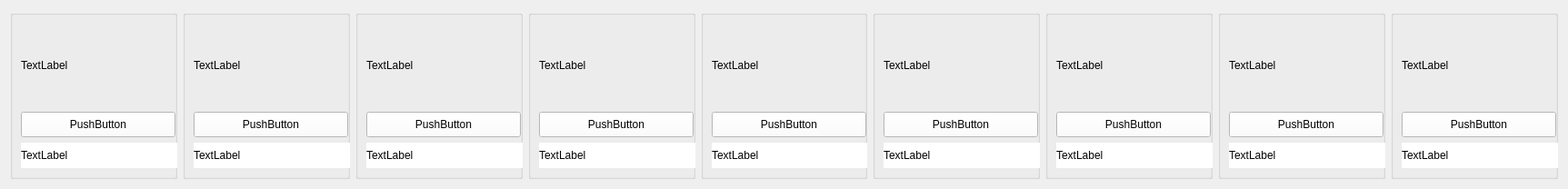
   <widget class="QWidget" name="scrollAreaWidgetContents">
    <property name="geometry">
     <rect>
      <x>0</x>
      <y>0</y>
      <width>1725</width>
      <height>208</height>
     </rect>
    </property>
    <layout class="QHBoxLayout" name="horizontalLayout">
     <item>
      <widget class="QGroupBox" name="groupBox_9">
       <property name="minimumSize">
        <size>
         <width>183</width>
         <height>100</height>
        </size>
       </property>
       <property name="title">
        <string/>
       </property>
       <layout class="QVBoxLayout" name="verticalLayout_12">
        <item>
         <widget class="QLabel" name="Cupang_Product_Image_1">
          <property name="minimumSize">
           <size>
            <width>183</width>
            <height>92</height>
           </size>
          </property>
          <property name="text">
           <string>TextLabel</string>
          </property>
         </widget>
        </item>
        <item>
         <widget class="QPushButton" name="Cupang_Product_Name_1">
          <property name="minimumSize">
           <size>
            <width>170</width>
            <height>28</height>
           </size>
          </property>
          <property name="styleSheet">
           <string notr="true">background-color:rgb(255, 255, 255)</string>
          </property>
          <property name="text">
           <string>PushButton</string>
          </property>
         </widget>
        </item>
        <item>
         <widget class="QLabel" name="Cupang_Product_Price_1">
          <property name="minimumSize">
           <size>
            <width>183</width>
            <height>28</height>
           </size>
          </property>
          <property name="styleSheet">
           <string notr="true">background-color: rgb(255, 255, 255)</string>
          </property>
          <property name="text">
           <string>TextLabel</string>
          </property>
         </widget>
        </item>
       </layout>
      </widget>
     </item>
     <item>
      <widget class="QGroupBox" name="groupBox_8">
       <property name="minimumSize">
        <size>
         <width>183</width>
         <height>100</height>
        </size>
       </property>
       <property name="title">
        <string/>
       </property>
       <layout class="QVBoxLayout" name="verticalLayout_11">
        <item>
         <widget class="QLabel" name="Cupang_Product_Image_2">
          <property name="minimumSize">
           <size>
            <width>183</width>
            <height>92</height>
           </size>
          </property>
          <property name="text">
           <string>TextLabel</string>
          </property>
         </widget>
        </item>
        <item>
         <widget class="QPushButton" name="Cupang_Product_Name_2">
          <property name="minimumSize">
           <size>
            <width>170</width>
            <height>28</height>
           </size>
          </property>
          <property name="styleSheet">
           <string notr="true">background-color: rgb(255, 255, 255)</string>
          </property>
          <property name="text">
           <string>PushButton</string>
          </property>
         </widget>
        </item>
        <item>
         <widget class="QLabel" name="Cupang_Product_Price_2">
          <property name="minimumSize">
           <size>
            <width>183</width>
            <height>28</height>
           </size>
          </property>
          <property name="styleSheet">
           <string notr="true">background-color: rgb(255, 255, 255)</string>
          </property>
          <property name="text">
           <string>TextLabel</string>
          </property>
         </widget>
        </item>
       </layout>
      </widget>
     </item>
     <item>
      <widget class="QGroupBox" name="groupBox_7">
       <property name="minimumSize">
        <size>
         <width>183</width>
         <height>100</height>
        </size>
       </property>
       <property name="title">
        <string/>
       </property>
       <layout class="QVBoxLayout" name="verticalLayout_10">
        <item>
         <widget class="QLabel" name="Cupang_Product_Image_3">
          <property name="minimumSize">
           <size>
            <width>183</width>
            <height>92</height>
           </size>
          </property>
          <property name="text">
           <string>TextLabel</string>
          </property>
         </widget>
        </item>
        <item>
         <widget class="QPushButton" name="Cupang_Product_Name_3">
          <property name="minimumSize">
           <size>
            <width>170</width>
            <height>28</height>
           </size>
          </property>
          <property name="styleSheet">
           <string notr="true">background-color: rgb(255, 255, 255)</string>
          </property>
          <property name="text">
           <string>PushButton</string>
          </property>
         </widget>
        </item>
        <item>
         <widget class="QLabel" name="Cupang_Product_Price_3">
          <property name="minimumSize">
           <size>
            <width>183</width>
            <height>28</height>
           </size>
          </property>
          <property name="styleSheet">
           <string notr="true">background-color: rgb(255, 255, 255)</string>
          </property>
          <property name="text">
           <string>TextLabel</string>
          </property>
         </widget>
        </item>
       </layout>
      </widget>
     </item>
     <item>
      <widget class="QGroupBox" name="groupBox_6">
       <property name="minimumSize">
        <size>
         <width>183</width>
         <height>100</height>
        </size>
       </property>
       <property name="title">
        <string/>
       </property>
       <layout class="QVBoxLayout" name="verticalLayout_9">
        <item>
         <widget class="QLabel" name="Cupang_Product_Image_4">
          <property name="minimumSize">
           <size>
            <width>183</width>
            <height>92</height>
           </size>
          </property>
          <property name="text">
           <string>TextLabel</string>
          </property>
         </widget>
        </item>
        <item>
         <widget class="QPushButton" name="Cupang_Product_Name_4">
          <property name="minimumSize">
           <size>
            <width>170</width>
            <height>28</height>
           </size>
          </property>
          <property name="styleSheet">
           <string notr="true">background-color: rgb(255, 255, 255)</string>
          </property>
          <property name="text">
           <string>PushButton</string>
          </property>
         </widget>
        </item>
        <item>
         <widget class="QLabel" name="Cupang_Product_Price_4">
          <property name="minimumSize">
           <size>
            <width>183</width>
            <height>28</height>
           </size>
          </property>
          <property name="styleSheet">
           <string notr="true">background-color: rgb(255, 255, 255)</string>
          </property>
          <property name="text">
           <string>TextLabel</string>
          </property>
         </widget>
        </item>
       </layout>
      </widget>
     </item>
     <item>
      <widget class="QGroupBox" name="groupBox_5">
       <property name="minimumSize">
        <size>
         <width>183</width>
         <height>100</height>
        </size>
       </property>
       <property name="title">
        <string/>
       </property>
       <layout class="QVBoxLayout" name="verticalLayout_7">
        <item>
         <widget class="QLabel" name="Cupang_Product_Image_5">
          <property name="minimumSize">
           <size>
            <width>183</width>
            <height>92</height>
           </size>
          </property>
          <property name="text">
           <string>TextLabel</string>
          </property>
         </widget>
        </item>
        <item>
         <widget class="QPushButton" name="Cupang_Product_Name_5">
          <property name="minimumSize">
           <size>
            <width>170</width>
            <height>28</height>
           </size>
          </property>
          <property name="styleSheet">
           <string notr="true">background-color: rgb(255, 255, 255)</string>
          </property>
          <property name="text">
           <string>PushButton</string>
          </property>
         </widget>
        </item>
        <item>
         <widget class="QLabel" name="Cupang_Product_Price_5">
          <property name="minimumSize">
           <size>
            <width>183</width>
            <height>28</height>
           </size>
          </property>
          <property name="styleSheet">
           <string notr="true">background-color: rgb(255, 255, 255)</string>
          </property>
          <property name="text">
           <string>TextLabel</string>
          </property>
         </widget>
        </item>
       </layout>
      </widget>
     </item>
     <item>
      <widget class="QGroupBox" name="groupBox_4">
       <property name="minimumSize">
        <size>
         <width>183</width>
         <height>100</height>
        </size>
       </property>
       <property name="title">
        <string/>
       </property>
       <layout class="QVBoxLayout" name="verticalLayout_6">
        <item>
         <widget class="QLabel" name="Cupang_Product_Image_6">
          <property name="minimumSize">
           <size>
            <width>183</width>
            <height>92</height>
           </size>
          </property>
          <property name="text">
           <string>TextLabel</string>
          </property>
         </widget>
        </item>
        <item>
         <widget class="QPushButton" name="Cupang_Product_Name_6">
          <property name="minimumSize">
           <size>
            <width>170</width>
            <height>28</height>
           </size>
          </property>
          <property name="styleSheet">
           <string notr="true">background-color: rgb(255, 255, 255)</string>
          </property>
          <property name="text">
           <string>PushButton</string>
          </property>
         </widget>
        </item>
        <item>
         <widget class="QLabel" name="Cupang_Product_Price_6">
          <property name="minimumSize">
           <size>
            <width>183</width>
            <height>28</height>
           </size>
          </property>
          <property name="styleSheet">
           <string notr="true">background-color: rgb(255, 255, 255)</string>
          </property>
          <property name="text">
           <string>TextLabel</string>
          </property>
         </widget>
        </item>
       </layout>
      </widget>
     </item>
     <item>
      <widget class="QGroupBox" name="groupBox">
       <property name="minimumSize">
        <size>
         <width>183</width>
         <height>100</height>
        </size>
       </property>
       <property name="title">
        <string/>
       </property>
       <layout class="QVBoxLayout" name="verticalLayout">
        <item>
         <widget class="QLabel" name="Cupang_Product_Image_7">
          <property name="minimumSize">
           <size>
            <width>183</width>
            <height>92</height>
           </size>
          </property>
          <property name="text">
           <string>TextLabel</string>
          </property>
         </widget>
        </item>
        <item>
         <widget class="QPushButton" name="Cupang_Product_Name_7">
          <property name="minimumSize">
           <size>
            <width>170</width>
            <height>28</height>
           </size>
          </property>
          <property name="styleSheet">
           <string notr="true">background-color: rgb(255, 255, 255)</string>
          </property>
          <property name="text">
           <string>PushButton</string>
          </property>
         </widget>
        </item>
        <item>
         <widget class="QLabel" name="Cupang_Product_Price_7">
          <property name="minimumSize">
           <size>
            <width>183</width>
            <height>28</height>
           </size>
          </property>
          <property name="styleSheet">
           <string notr="true">background-color: rgb(255, 255, 255)</string>
          </property>
          <property name="text">
           <string>TextLabel</string>
          </property>
         </widget>
        </item>
       </layout>
      </widget>
     </item>
     <item>
      <widget class="QGroupBox" name="groupBox_2">
       <property name="minimumSize">
        <size>
         <width>183</width>
         <height>100</height>
        </size>
       </property>
       <property name="title">
        <string/>
       </property>
       <layout class="QVBoxLayout" name="verticalLayout_4">
        <item>
         <widget class="QLabel" name="Cupang_Product_Image_8">
          <property name="minimumSize">
           <size>
            <width>183</width>
            <height>92</height>
           </size>
          </property>
          <property name="text">
           <string>TextLabel</string>
          </property>
         </widget>
        </item>
        <item>
         <widget class="QPushButton" name="Cupang_Product_Name_8">
          <property name="minimumSize">
           <size>
            <width>170</width>
            <height>28</height>
           </size>
          </property>
          <property name="styleSheet">
           <string notr="true">background-color: rgb(255, 255, 255)</string>
          </property>
          <property name="text">
           <string>PushButton</string>
          </property>
         </widget>
        </item>
        <item>
         <widget class="QLabel" name="Cupang_Product_Price_8">
          <property name="minimumSize">
           <size>
            <width>183</width>
            <height>28</height>
           </size>
          </property>
          <property name="styleSheet">
           <string notr="true">background-color: rgb(255, 255, 255)</string>
          </property>
          <property name="text">
           <string>TextLabel</string>
          </property>
         </widget>
        </item>
       </layout>
      </widget>
     </item>
     <item>
      <widget class="QGroupBox" name="groupBox_3">
       <property name="minimumSize">
        <size>
         <width>183</width>
         <height>100</height>
        </size>
       </property>
       <property name="title">
        <string/>
       </property>
       <layout class="QVBoxLayout" name="verticalLayout_5">
        <item>
         <widget class="QLabel" name="Cupang_Product_Image_9">
          <property name="minimumSize">
           <size>
            <width>183</width>
            <height>92</height>
           </size>
          </property>
          <property name="text">
           <string>TextLabel</string>
          </property>
         </widget>
        </item>
        <item>
         <widget class="QPushButton" name="Cupang_Product_Name_9">
          <property name="minimumSize">
           <size>
            <width>170</width>
            <height>28</height>
           </size>
          </property>
          <property name="styleSheet">
           <string notr="true">background-color: rgb(255, 255, 255)</string>
          </property>
          <property name="text">
           <string>PushButton</string>
          </property>
         </widget>
        </item>
        <item>
         <widget class="QLabel" name="Cupang_Product_Price_9">
          <property name="minimumSize">
           <size>
            <width>183</width>
            <height>28</height>
           </size>
          </property>
          <property name="styleSheet">
           <string notr="true">background-color: rgb(255, 255, 255)</string>
          </property>
          <property name="text">
           <string>TextLabel</string>
          </property>
         </widget>
        </item>
       </layout>
      </widget>
     </item>
    </layout>
   </widget>
